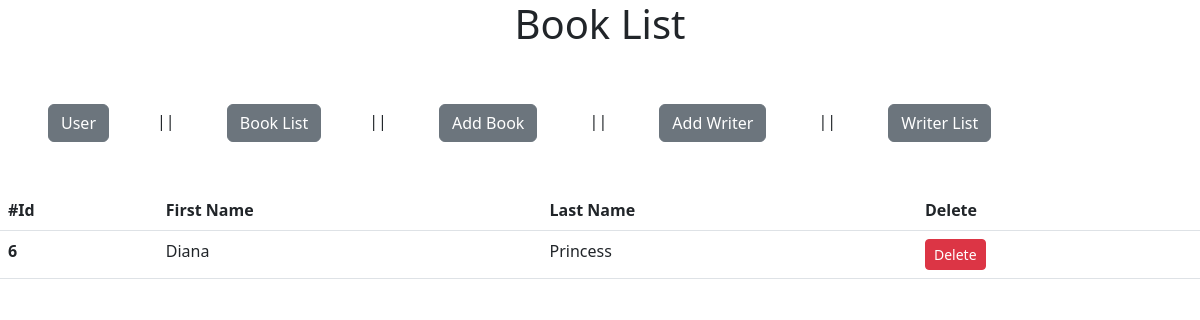
/writerList/, run on the app's committed database.
### book/models.py (models this page shows, shortened)
class Writer(models.Model):
    first_name=models.CharField(max_length=10)
    last_name=models.CharField(max_length=10)
    age=models.CharField(max_length=2,null=True)

### book/views.py (the view)
# urls.py: path('writerList/',views.writerList,name='writerList'),
def writerList(request):
    writers=Writer.objects.all()
    context={'writers':writers}
    return render(request, "writer/writerList.html",context)

### templates/writer/writerList.html
{% extends 'main.html' %} {% block context %}
<h1 class="text-center">Book List</h1>
{% include 'nav.html' %}
<div>
  <div>
    <table class="table">
      <thead>
        <tr>
          <th scope="col">#Id</th>
          <th scope="col">First Name</th>
          <th scope="col">Last Name</th>
          <th scope="col">Delete</th>
        </tr>
      </thead>
      <tbody>
        {% for writer in writers %}
        <tr>
          <th scope="row">{{writer.id}}</th>
          <td>{{writer.first_name}}</td>
          <td>{{writer.last_name}}</td>
          <td>
            <a
              class="btn btn-sm btn-danger"
              href="{% url 'deleteWriter' writer.id %}"
              >Delete</a
            >
          </td>
        </tr>
        {% endfor %}
      </tbody>
    </table>
  </div>
</div>
{% endblock context %}

### data on the page
Writer: id "6", first_name "Diana", last_name "Princess"
